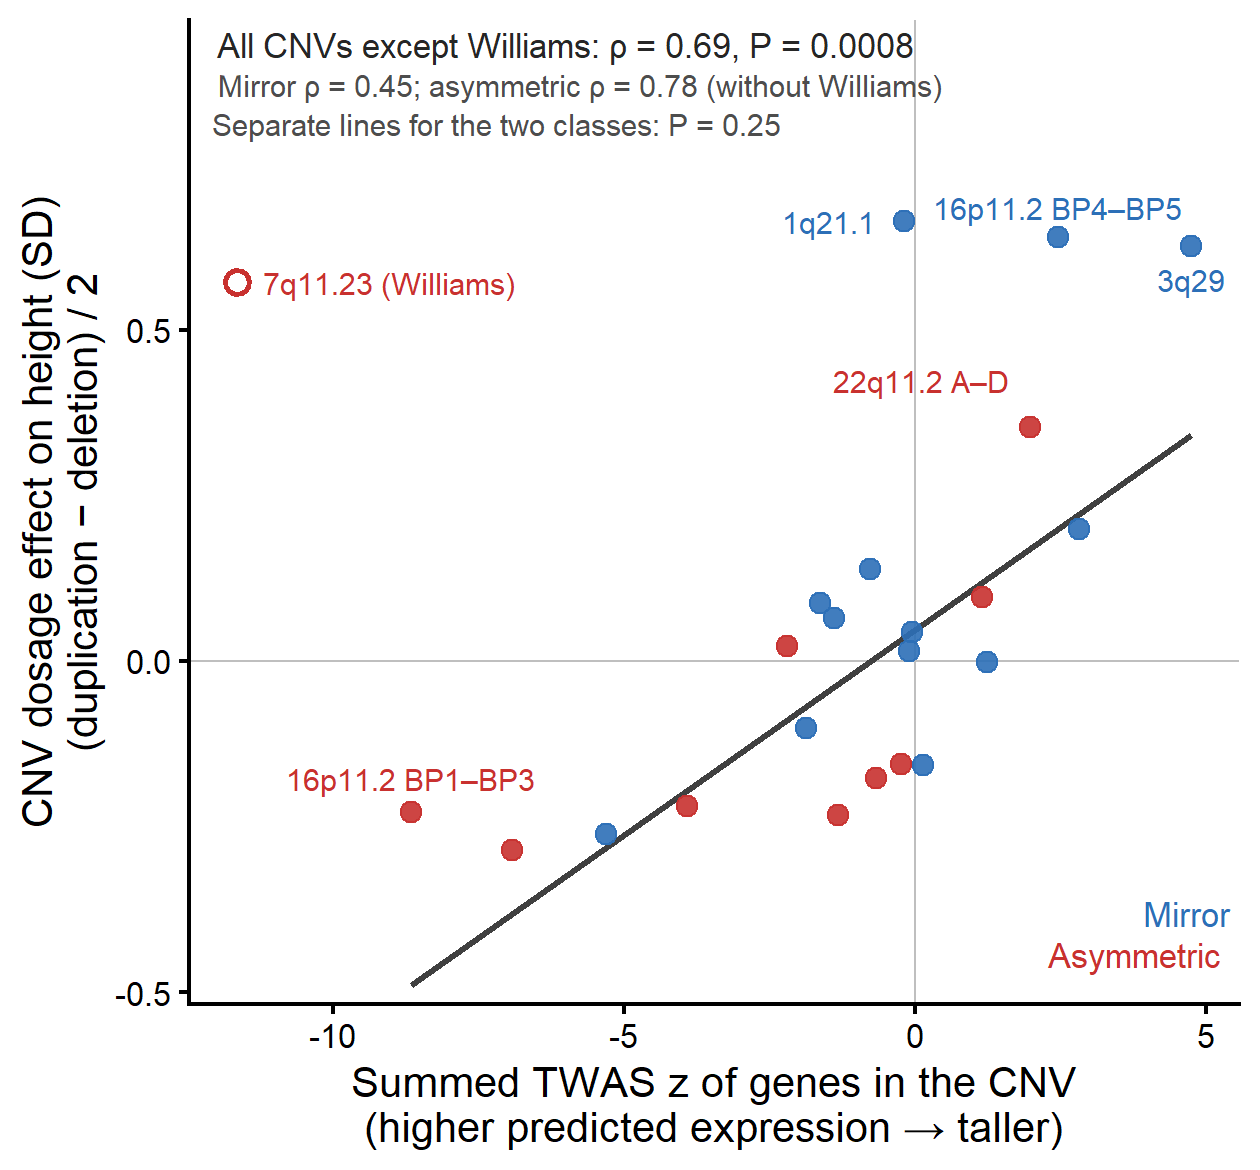

Here is the R script that generated this plot:
# Single panel (Jon 2026-11-02): gene-dosage effect of each reciprocal CNV on height, (DUP - DEL)/2, against the summed TWAS z of
# its genes (higher z = genes whose higher predicted expression goes with greater height). Mirror CNVs blue, asymmetric red (as in
# Fig. 3). One Theil-Sen line through all CNVs except Williams (7q11.23, open symbol): without Williams, mirror and asymmetric CNVs
# share one line (class adds nothing; twas_same_line_test.py). Spearman rho and circular-permutation P from
# twas_dosage_panel_stats.py. Output: fig_twas_dosage_panel.{png,pdf}
suppressPackageStartupMessages({ library(data.table); library(ggplot2) })
HERE <- "C:/Users/Jonathan Sebat/sebatlab Dropbox/Manuscripts/PGC_joint_submission/Molly/CNV_ASD_growth_analysis/concordance"
# Jon 2026-11-02 (revised): non-overlapping CNVs only, keeping the spanning intervals (22q11.2 A-D, 16p11.2 BP1-BP3, 1q21.1 TAR
# BP1-BP3, 16p13.11 BP1-BP3) and dropping the subregions inside them, so every point is independent (twas_nonoverlapping.py)
d <- fread(file.path(HERE, "twas_dosage_panel_nonoverlap.csv")); ns <- fread(file.path(HERE, "twas_dosage_panel_nonoverlap_stats.csv"))
d[, cls := factor(cls, c("mirror", "asymmetric"), c("Mirror", "Asymmetric"))][, williams := CNV_ID == "7q11.23_WBS"]
COL <- c(Mirror = "#2C6FB7", Asymmetric = "#C8312F")
fp <- function(p) formatC(p, format = "fg", digits = 2)
txt1 <- sprintf("All CNVs except Williams: \u03c1 = %.2f, P = %s", ns$rho_all_noW, fp(ns$p_all_noW))
txt2 <- sprintf("Mirror \u03c1 = %.2f; asymmetric \u03c1 = %.2f (without Williams)", ns$rho_mirror, ns$rho_asym_noW)
txt3 <- sprintf("Separate lines for the two classes: P = %s", fp(ns$p_separate_lines))
xr <- range(d[williams == FALSE, summed_twas_z])
LN <- data.table(x0 = xr[1], x1 = xr[2], y0 = ns$theilsen_intercept + ns$theilsen_slope * xr[1], y1 = ns$theilsen_intercept + ns$theilsen_slope * xr[2])
LBL <- c("16p11.2_BP4_BP5" = "16p11.2 BP4\u2013BP5", "3q29" = "3q29", "1q21.1" = "1q21.1", "22q11.21_A-D" = "22q11.2 A\u2013D",
         "7q11.23_WBS" = "7q11.23 (Williams)", "16p11.2_BP1-BP3" = "16p11.2 BP1\u2013BP3")
show <- d[CNV_ID %in% names(LBL)][, lab := LBL[CNV_ID]]
POS <- data.table(CNV_ID = c("1q21.1", "16p11.2_BP4_BP5", "3q29", "22q11.21_A-D", "7q11.23_WBS", "16p11.2_BP1-BP3", "2q11.2"),
                  dx = c(-0.5, 0, 0, -0.35, 0.45, 0, 0), dy = c(0, 0.045, -0.05, 0.07, 0, 0.05, -0.05), hj = c(1, 0.5, 0.5, 1, 0, 0.5, 0.5))
show <- merge(show, POS, by = "CNV_ID")
p <- ggplot(d, aes(summed_twas_z, dosage_effect, colour = cls)) +
  geom_hline(yintercept = 0, colour = "grey75", linewidth = 0.3) + geom_vline(xintercept = 0, colour = "grey75", linewidth = 0.3) +
  geom_segment(data = LN, aes(x = x0, xend = x1, y = y0, yend = y1), colour = "grey25", linewidth = 0.7, inherit.aes = FALSE) +
  geom_point(data = d[williams == FALSE], size = 2.2, alpha = 0.9) +
  geom_point(data = d[williams == TRUE], size = 2.2, shape = 21, stroke = 1, fill = "white") +
  geom_text(data = show, aes(x = summed_twas_z + dx, y = dosage_effect + dy, label = lab, hjust = hj), size = 2.5, vjust = 0.5, show.legend = FALSE) +
  annotate("text", x = -Inf, y = Inf, label = txt1, hjust = -0.04, vjust = 1.4, size = 2.9, colour = "grey15") +
  annotate("text", x = -Inf, y = Inf, label = txt2, hjust = -0.04, vjust = 3.3, size = 2.5, colour = "grey30") +
  annotate("text", x = -Inf, y = Inf, label = txt3, hjust = -0.04, vjust = 5.0, size = 2.5, colour = "grey30") +
  annotate("text", x = Inf, y = -Inf, label = "Mirror", hjust = 1.1, vjust = -3.0, size = 2.9, colour = COL[["Mirror"]]) +
  annotate("text", x = Inf, y = -Inf, label = "Asymmetric", hjust = 1.1, vjust = -1.4, size = 2.9, colour = COL[["Asymmetric"]]) +
  coord_cartesian(ylim = c(-0.45, 0.9)) +
  scale_colour_manual(values = COL, name = NULL) +
  labs(x = "Summed TWAS z of genes in the CNV\n(higher predicted expression \u2192 taller)",
       y = "CNV dosage effect on height (SD)\n(duplication \u2212 deletion) / 2") +
  theme_classic(base_size = 10) + theme(legend.position = "none")
ggsave(file.path(HERE, "fig_twas_dosage_panel.png"), p, width = 4.2, height = 3.9, dpi = 300, bg = "white")
ggsave(file.path(HERE, "fig_twas_dosage_panel.pdf"), p, width = 4.2, height = 3.9, device = cairo_pdf)
cat("panel written\n")
